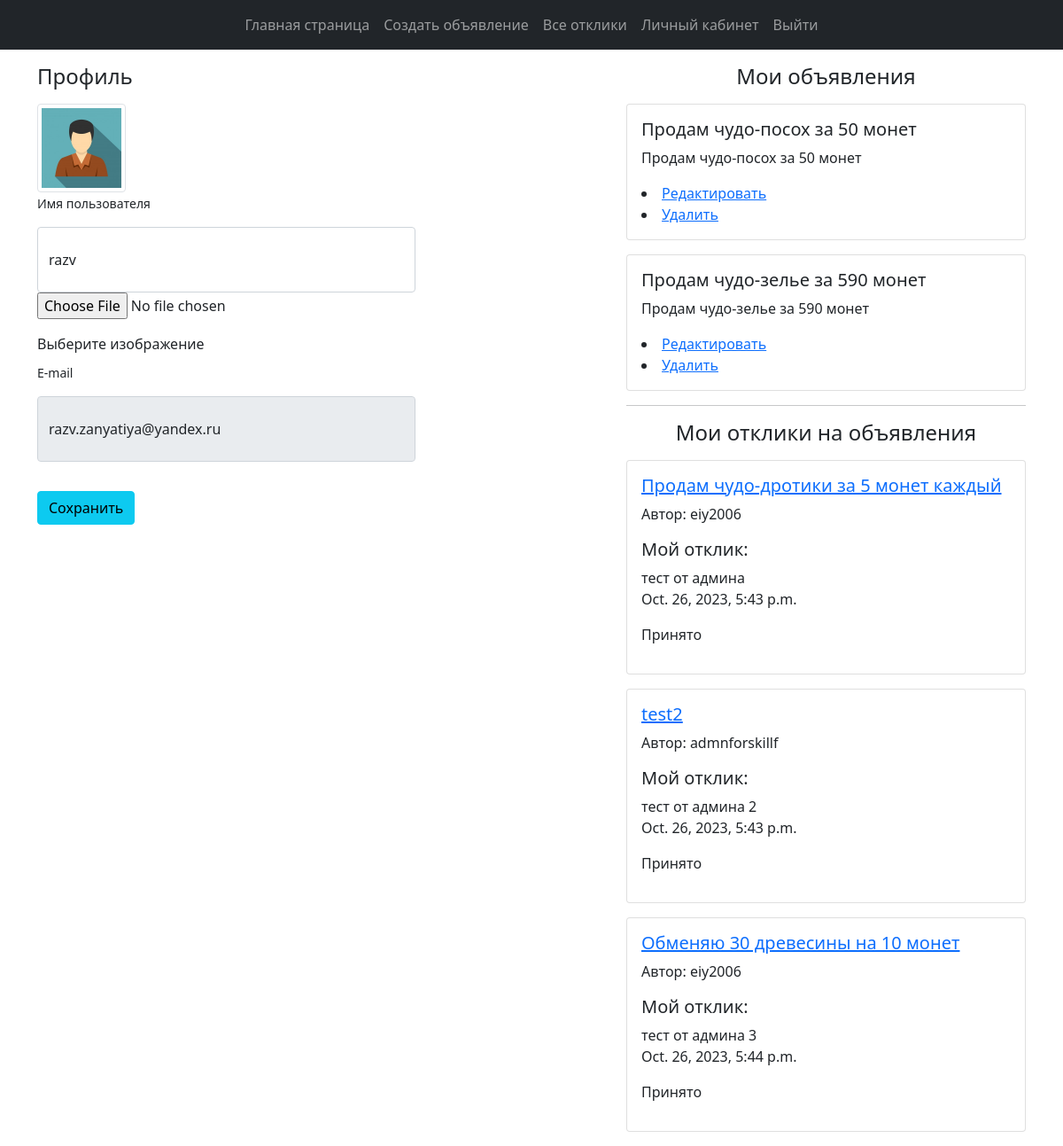
The app's page /posts/profile/2/ with its own data.
### usersapp/models.py (models this page shows, shortened)
class User(AbstractUser):
    image = models.ImageField(upload_to="users_images", blank=True, null=True)
    is_verified_email = models.BooleanField(default=False)
    email = models.EmailField(unique=True, blank=False)

class Post(models.Model):
    title = models.CharField(max_length=150)
    author = models.ForeignKey(to=User, on_delete=models.CASCADE)
    category = models.ForeignKey(to=Category, on_delete=models.CASCADE)
    description = models.TextField()
    created = models.DateTimeField(auto_now_add=True)
    updated = models.DateTimeField(auto_now=True)
    file_add = models.FileField(null=True, blank=True, upload_to="add_files")

class Comment(models.Model):
    author = models.ForeignKey(to=User, on_delete=models.CASCADE)
    post = models.ForeignKey(to=Post, on_delete=models.CASCADE)
    text = models.TextField()
    created = models.DateTimeField(auto_now_add=True)
    status = models.BooleanField(default=False)

### usersapp/views.py (the view, shortened to what this page needs)
# urls.py: path("profile/<int:pk>/", UserProfileView.as_view(), name="profile"),
class UserProfileView(UpdateView):
    model = User
    form_class = UserProfileForm
    template_name = "usersapp/profile.html"
    def get_context_data(self, **kwargs):
        context = super().get_context_data(**kwargs)
        context["title"] = "Личный кабинет"
        context["posts"] = Post.objects.filter(author=self.object)
        context["my_comments"] = Comment.objects.filter(author=self.object)
        return context

### usersapp/forms.py
class UserProfileForm(UserChangeForm):
    username = forms.CharField(
        widget=forms.TextInput(attrs={"class": "form-control py-4"})
    )
    email = forms.CharField(
        widget=forms.TextInput(attrs={"class": "form-control py-4", "readonly": True})
    )
    image = forms.ImageField(
        widget=forms.FileInput(attrs={"class": "custom-file-label"}), required=False
    )
    class Meta:
        model = User
        fields = ("username", "email", "image")

### usersapp/templates/usersapp/profile.html (shortened to what this page needs)
<!DOCTYPE html>
{% extends 'usersapp/base.html' %}
{% load static %}
{% block content %}
<div class="container">
    <div class="row">
        <div class="col-lg-7">
            <h4 class="mt-3 mb-3">Профиль</h4>
            <div class="col-lg-12">
                <img width="100" height="100"
                    src="{% if user.image %} {{ user.image.url }} {% else %} {% static 'users/img/default_avatar.jpg' %} {% endif %}"
                    class="img-thumbnail">
            </div>
            <form action="{% url 'usersapp:profile' user.id %}" method="post" enctype="multipart/form-data">
                <div class="form-row">
                    <div class="col-lg-8">
                        <div class="form-group">
                            <label class="small mb-3" for="{{ form.username.id_for_label }}">Имя пользователя</label>
                            {{ form.username }}
                        </div>
                    </div>
                </div>
                <div class="form-row mb-2">
                    <div class="col-lg-8">
                        <div class="custom-file">
                            {{ form.image }}
                            <label class="custom-file-label mt-3" for="{{ form.image.id_for_label }}">Выберите изображение</label>
                        </div>
                    </div>
                </div>
                <div class="form-row">
                    <div class="col-lg-8">
                        <label class="small mb-3" for="{{ form.email.id_for_label }}">E-mail</label>
                        {{ form.email }}
                    </div>
                </div>
                <div class="form-row">
                    <div class="col-lg-12" style="margin-top: 33px;">
                        <input class="btn btn-info btn-block" type="submit" value="Сохранить">
                    </div>
                </div>
            </form>
        </div>
        <div class="col-lg-5">
            <h4 class="mt-3 mb-3 text-center">
                Мои объявления
            </h4>
            {% for post in posts %}
            <div class="card mb-3">
                <div class="card-body">
                    <h5 class="card-title">{{ post.title }}</h5>
                    <p class="card-text">{{ post.description }}</p>
                    <li><a href="{% url 'usersapp:post_update' post.id %}">Редактировать</a></li>
                    <li><a href="{% url 'usersapp:post_delete' post.id %}">Удалить</a></li>
                </div>
            </div>
            {% endfor %}
            <hr>
            <h4 class="mt-3 mb-3 text-center">Мои отклики на объявления</h4>
            {% for comment in my_comments %}
            <div class="card mb-3">
                <div class="card-body">
                    <h5><a href="{% url 'usersapp:post' comment.post.id %}">{{ comment.post.title }}</a></h5>
                    <p>Автор: {{ comment.post.author }}</p>
                    <h5>Мой отклик:</h5>
                    {{ comment.text }}
                    <p>{{ comment.created }}</p>
                    {% if not comment.status %}
                    <a href="{% url 'usersapp:comment' comment.id %}">Подтвердить</a>
                    {% else %}
                    <p>Принято</p>
                    {% endif %}
                </div>
            </div>
            {% endfor %}
        </div>
    </div>
</div>
{% endblock %}

### usersapp/templates/usersapp/base.html (shortened to what this page needs)
<!DOCTYPE html>
{% load static %}
<html lang="en">
<head>
    <link href="https://cdn.jsdelivr.net/npm/bootstrap@5.0.2/dist/css/bootstrap.min.css" rel="stylesheet">
</head>
<body>
    <nav class="navbar navbar-expand-lg navbar-dark bg-dark">
        <div class="collapse navbar-collapse d-flex flex-wrap justify-content-center" id="navbarTogglerDemo01">
          <ul class="navbar-nav mr-auto mt-2 mt-lg-0 ">
            <li class="nav-item active">
              <a class="nav-link" href="{% url 'index' %}">Главная страница</a>
            </li>
            {% if user.is_authenticated %}
            <li class="nav-item active">
              <a class="nav-link" href="{% url 'usersapp:add_post' %}">Создать объявление</a>
            </li>
            {% endif %}
            {% if user.is_authenticated %}
            <li class="nav-item active">
              <a class="nav-link" href="{% url 'usersapp:comments' %}">Все отклики</a>
            </li>
            {% endif %}
            {% if user.is_authenticated %}
            <li class="nav-item active">
              <a class="nav-link" href="{% url 'usersapp:profile' user.id%}">Личный кабинет</a>
            </li>
            {% endif %}
            {% if user.is_authenticated %}
            <li class="nav-item active">
              <a class="nav-link" href="{% url 'usersapp:logout' %}">Выйти</a>
            </li>
            {% else %}
            <li class="nav-item active ">
              <a class="nav-link " href="{% url 'usersapp:login' %}">Войти</a>
            </li>
            {% endif %}
          </ul>
        </div>
      </nav>
    {% block content %}
    {% endblock %}
</body>
</html>

### records on screen
User: username "razv", email "razv.zanyatiya@yandex.ru"
Post: title "Продам чудо-посох за 50 монет", description "Продам чудо-посох за 50 монет"
Post: title "Продам чудо-зелье за 590 монет", description "Продам чудо-зелье за 590 монет"
Comment: post "Продам чудо-дротики за 5 монет каждый", post.author "eiy2006", text "тест от админа", created "Oct. 26, 2023, 5:43 p.m.", status "Принято"
Comment: post "test2", post.author "admnforskillf", text "тест от админа 2", created "Oct. 26, 2023, 5:43 p.m.", status "Принято"
Comment: post "Обменяю 30 древесины на 10 монет", post.author "eiy2006", text "тест от админа 3", created "Oct. 26, 2023, 5:44 p.m.", status "Принято"
